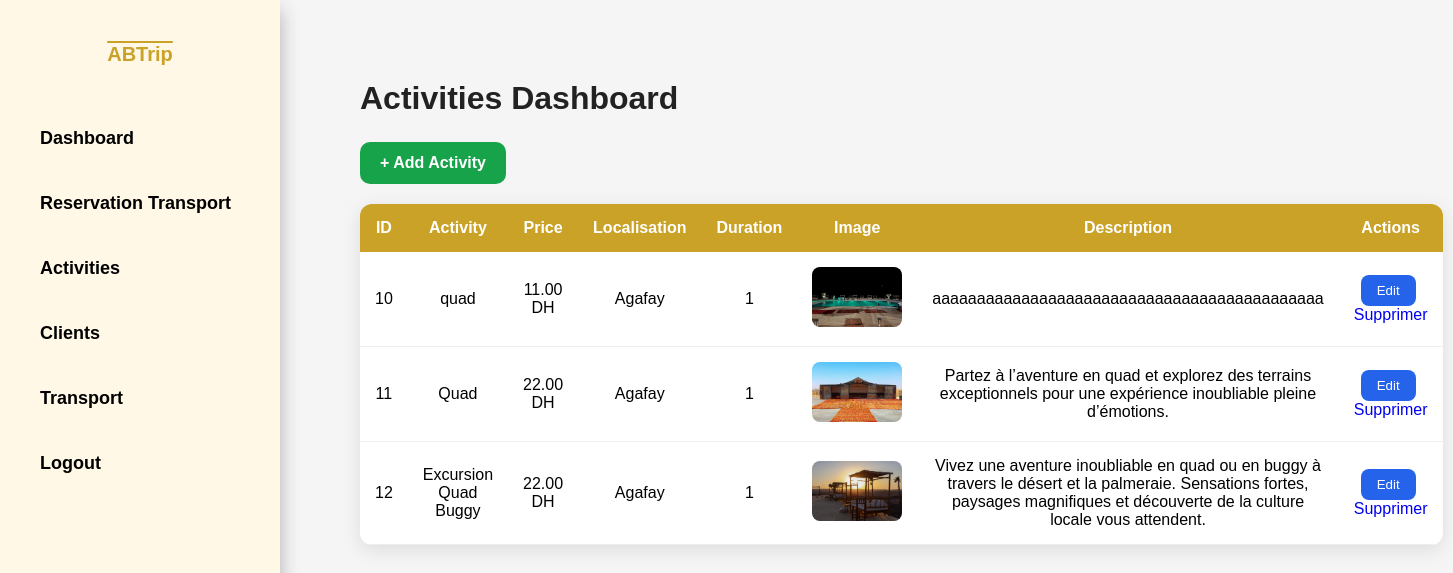
Screenshot of /Dashboard/Activites_dash.php (signed in) with the database file from the repository.
### tables this page shows
CREATE TABLE `activity` (
  `id_activite` int(11) NOT NULL,
  `type_activite` varchar(100) NOT NULL,
  `prix` decimal(10,2) DEFAULT NULL,
  `duree` varchar(50) DEFAULT NULL,
  `description` text DEFAULT NULL,
  `image` varchar(255) DEFAULT NULL,
  `Localisation` varchar(100) DEFAULT NULL
);

### Dashboard/Activites_dash.php (the view, shortened to what this page needs)
<?php
include_once("connexion.php");
$sql = "SELECT * FROM Activity";
$stmt = $pdo->prepare($sql);
$stmt->execute();
$activities = $stmt->fetchAll(PDO::FETCH_ASSOC);
?>
<!DOCTYPE html>
<html lang="fr">
<head>
</head>
<body>
<?php include_once ("sidebar.php"); ?>
<div class="container">
<h1 class="title">Activities Dashboard</h1>
<a href="Ajouter_activiter.php">
    <button class="btn-add">
        + Add Activity
    </button>
</a>
<table>
<thead>
<tr>
    <th>ID</th>
    <th>Activity</th>
    <th>Price</th>
    <th>Localisation</th>
    <th>Duration</th>
    <th>Image</th>
    <th>Description</th>
    <th>Actions</th>
</tr>
</thead>
<tbody>
<?php foreach($activities as $row) { ?>
<tr>
<td><?= $row['id_activite']; ?></td>
<td><?= $row['type_activite']; ?></td>
<td><?= $row['prix']; ?> DH</td>
<td><?= $row['Localisation']; ?></td>
<td><?= $row['duree']; ?></td>
<td>
    <img
    src="../Uploads/<?= $row['image']; ?>"
    class="activity-img">
</td>
<td><?= $row['description']; ?></td>
<td>
<a href="edit_activite.php?id=<?= $row['id_activite']; ?>">
<button class="btn-edit">
    Edit
</button>
</a>
<a href="supprimer_act.php?id=<?php echo $row['id_activite']; ?>"
       onclick="return confirm('Voulez-vous supprimer cette activité ?');">
       Supprimer
</a>
</td>
</tr>
<?php } ?>
</tbody>
</table>
</div>
</body>
</html>

### Dashboard/sidebar.php (shortened to what this page needs)
<!DOCTYPE html>
<html lang="en">
<head>
    <link rel="stylesheet" href="../assets/css/sidebar.css">
</head>
<body>
<?php
$current_page = basename($_SERVER['PHP_SELF']);
?>
<div class="sidebar">
    <div class="logoside">
        <h2>ABTrip</h2>
    </div>
    <ul class="menu-side">
        <li class="<?= ($current_page == 'index.php') ? 'active' : ''; ?>">
            <a href="index.php">Dashboard</a>
        </li>
        <li class="<?= ($current_page == 'res_trans.php') ? 'active' : ''; ?>">
            <a href="res_trans.php">Reservation Transport</a>
        </li>
        <li class="<?= ($current_page == 'activites_dash.php') ? 'active' : ''; ?>">
            <a href="activites_dash.php">Activities</a>
        </li>
        <li class="<?= ($current_page == 'clients_dash.php') ? 'active' : ''; ?>">
            <a href="clients_dash.php">Clients</a>
        </li>
        <li class="<?= ($current_page == 'transport_dash.php') ? 'active' : ''; ?>">
            <a href="transport_dash.php">Transport</a>
        </li>
        <li class="<?= ($current_page == 'logout.php') ? 'logout' : ''; ?>">
            <a href="logout.php">Logout</a>
        </li>
    </ul>
</div>
</body>
</html>

### assets/css/sidebar.css (style rules this page uses)
.sidebar { width:280px; height:100vh; background:#fff8e7; position:fixed; left:0; top:0; padding:25px; transition:0.3s; z-index:1000; box-shadow: 0px 10px 18px rgb(175, 175, 175); }
.logoside { text-align:center; margin-bottom:50px; right: 200px; }
.logoside h2 { color:#C9A227; font-size:20px; text-decoration: overline; }
.menu-side { list-style:none; }
.menu-side li { margin:20px 0; }
.menu-side li a { text-decoration:none; color:rgb(0, 0, 0); font-size:18px; font-weight: 600; display:block; padding:12px 15px; border-radius:10px; transition:0.3s; }
.container { margin-left:280px; padding:40px; width:calc(100% - 280px); transition:0.3s; }

### Dashboard/Activites_dash.php (style rules this page uses)
* { margin:0; padding:0; box-sizing:border-box; font-family:Arial, Helvetica, sans-serif; }
body { background:#f5f5f5; padding:40px; }
.sidebar { width:260px; height:100vh; background:#111827; position:fixed; left:0; top:0; padding:25px; }
.container { margin-left:280px; width:calc(100% - 280px); padding:40px; }
.title { font-size:32px; margin-bottom:25px; color:#222; font-weight:bold; }
table { width:100%; border-collapse:collapse; background:white; border-radius:12px; overflow:hidden; box-shadow:0 5px 20px rgba(0,0,0,0.1); }
table thead { background:#C9A227; color:white; }
table th, table td { padding:15px; text-align:center; }
table tbody tr { border-bottom:1px solid #eee; transition:0.3s; }
.activity-img { width:90px; height:60px; object-fit:cover; border-radius:8px; }
.btn-edit { padding:8px 16px; border:none; background:#2563eb; color:white; border-radius:8px; cursor:pointer; margin-right:5px; }
.btn-add { padding:12px 20px; border:none; background:#16a34a; color:white; border-radius:10px; cursor:pointer; margin-bottom:20px; font-size:16px; font-weight:bold; }
a { text-decoration:none; }

### rows the page displays
activity: id_activite "10", type_activite "quad", prix "11.00", Localisation "Agafay", duree "1", image (picture), description "aaaaaaaaaaaaaaaaaaaaaaaaaaaaaaaaaaaaaaaaaaaa"
activity: id_activite "11", type_activite "Quad", prix "22.00", Localisation "Agafay", duree "1", image (picture), description "Partez à l’aventure en quad et explorez des terrains exceptionnels pour une expérience inoubliable pleine d’émotions."
activity: id_activite "12", type_activite "Excursion Quad Buggy", prix "22.00", Localisation "Agafay", duree "1", image (picture), description "Vivez une aventure inoubliable en quad ou en buggy à travers le désert et la palmeraie. Sensations fortes, paysages magnifiques et découverte de la culture locale vous attendent."
